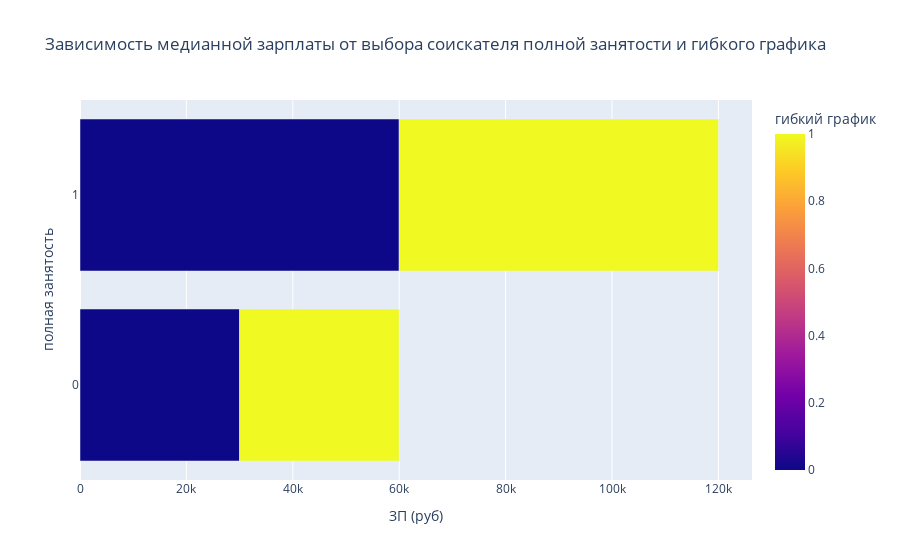

Notebook code for this chart:
### Markdown cell above
Из этой диаграммы видно, что после 360 месяцев опыта работы, данных по женщинам практически нет, т.е. они менее склонны менять работу при большом стаже работы. У мужчин наибольшая заработная плата наблюдается где-то после 180 месяцев стажа (15 лет), а падает она после 260 месяцев стажа (около 22 лет). Есть также аномальные значения, для мужчин при самом большом значении опыта работы, заработная плата тоже аномально высокая, больше похоже на шутку или ошибку при анкетировании.

### Code cell
df = hh_data.groupby( #сгруппируем выборки из базы данных
    ['полная занятость', 'гибкий график'], 
    as_index=False
)['ЗП (руб)'].median()
fig = px.bar(
    data_frame=df,
    x='ЗП (руб)',
    y='полная занятость',    
    barmode="group",
    color='гибкий график',
    orientation='h',
    title='Зависимость медианной зарплаты от выбора соискателя полной занятости и гибкого графика'
)
fig.show()

### Figure 1 — Plotly figure (JSON) as saved in the notebook; plotly's stock layout.template omitted (floating-point values rounded to 4 significant figures)
{"data": [{"alignmentgroup": "True", "hovertemplate": "ЗП (руб)=%{x}<br>полная занятость=%{y}<br>гибкий график=%{marker.color}<extra></extra>", "legendgroup": "", "marker": {"color": [0, 1, 0, 1], "coloraxis": "coloraxis", "pattern": {"shape": ""}}, "name": "", "offsetgroup": "", "orientation": "h", "showlegend": false, "textposition": "auto", "type": "bar", "x": [30000, 30000, 60000, 60000], "xaxis": "x", "y": [0, 0, 1, 1], "yaxis": "y"}], "layout": {"barmode": "group", "coloraxis": {"colorbar": {"title": {"text": "гибкий график"}}, "colorscale": [[0, "#0d0887"], [0.1111, "#46039f"], [0.2222, "#7201a8"], [0.3333, "#9c179e"], [0.4444, "#bd3786"], [0.5556, "#d8576b"], [0.6667, "#ed7953"], [0.7778, "#fb9f3a"], [0.8889, "#fdca26"], [1, "#f0f921"]]}, "legend": {"tracegroupgap": 0}, "title": {"text": "Зависимость медианной зарплаты от выбора соискателя полной занятости и гибкого графика"}, "xaxis": {"anchor": "y", "domain": [0, 1], "title": {"text": "ЗП (руб)"}}, "yaxis": {"anchor": "x", "domain": [0, 1], "title": {"text": "полная занятость"}}}}
